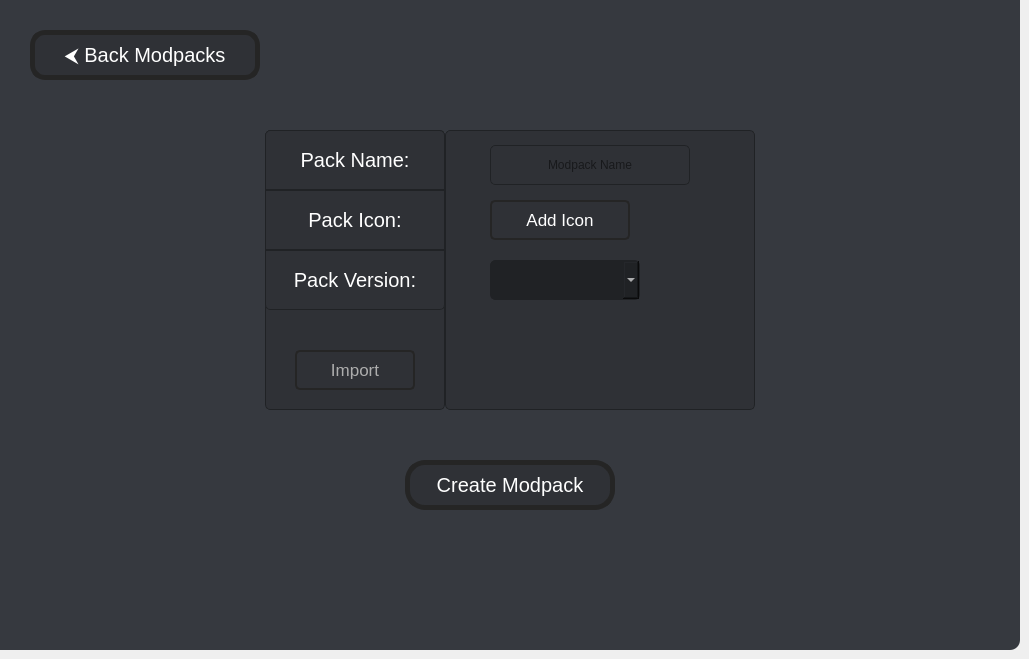
    <widget class="QWidget" name="creatempwid">
     <widget class="QFrame" name="frame_20">
      <property name="geometry">
       <rect>
        <x>0</x>
        <y>0</y>
        <width>1020</width>
        <height>650</height>
       </rect>
      </property>
      <property name="styleSheet">
       <string notr="true">background-color:rgb(54, 57, 63);
border-bottom-right-radius:10px;
outline:none;</string>
      </property>
      <property name="frameShape">
       <enum>QFrame::StyledPanel</enum>
      </property>
      <property name="frameShadow">
       <enum>QFrame::Raised</enum>
      </property>
      <widget class="QPushButton" name="createmp">
       <property name="geometry">
        <rect>
         <x>405</x>
         <y>460</y>
         <width>210</width>
         <height>50</height>
        </rect>
       </property>
       <property name="cursor">
        <cursorShape>PointingHandCursor</cursorShape>
       </property>
       <property name="styleSheet">
        <string notr="true">QPushButton {
background-color: rgb(47, 49, 54);
border:5px solid rgb(37, 37, 37);
border-radius:20px;
color:white;
font:15pt;
}
QPushButton:hover {
background-color:rgb(37, 37, 37);

}</string>
       </property>
       <property name="text">
        <string>Create Modpack</string>
       </property>
      </widget>
      <widget class="QFrame" name="frame_27">
       <property name="geometry">
        <rect>
         <x>265</x>
         <y>130</y>
         <width>490</width>
         <height>280</height>
        </rect>
       </property>
       <property name="frameShape">
        <enum>QFrame::StyledPanel</enum>
       </property>
       <property name="frameShadow">
        <enum>QFrame::Raised</enum>
       </property>
       <widget class="QFrame" name="frame_28">
        <property name="geometry">
         <rect>
          <x>180</x>
          <y>0</y>
          <width>310</width>
          <height>280</height>
         </rect>
        </property>
        <property name="styleSheet">
         <string notr="true">background-color:rgb(47, 49, 54);
border-radius:5px;
border:1px solid rgb(32, 34, 37);</string>
        </property>
        <property name="frameShape">
         <enum>QFrame::StyledPanel</enum>
        </property>
        <property name="frameShadow">
         <enum>QFrame::Raised</enum>
        </property>
        <widget class="QLineEdit" name="packname">
         <property name="geometry">
          <rect>
           <x>45</x>
           <y>15</y>
           <width>200</width>
           <height>40</height>
          </rect>
         </property>
         <property name="styleSheet">
          <string notr="true">background-color:rgb(38, 38, 38);
border-radius:5px;
color:white;
font:12pt;
QLineEdit[text=\\]{
	color: gray;
};</string>
         </property>
         <property name="text">
          <string/>
         </property>
         <property name="maxLength">
          <number>255</number>
         </property>
         <property name="alignment">
          <set>Qt::AlignCenter</set>
         </property>
         <property name="placeholderText">
          <string>Modpack Name</string>
         </property>
        </widget>
        <widget class="QComboBox" name="packversion">
         <property name="geometry">
          <rect>
           <x>45</x>
           <y>130</y>
           <width>150</width>
           <height>40</height>
          </rect>
         </property>
         <property name="cursor">
          <cursorShape>PointingHandCursor</cursorShape>
         </property>
         <property name="layoutDirection">
          <enum>Qt::LeftToRight</enum>
         </property>
         <property name="styleSheet">
          <string notr="true">font:20px;
color:white;
background-color:rgb(32, 34, 37);
</string>
         </property>
         <property name="maxVisibleItems">
          <number>5</number>
         </property>
        </widget>
        <widget class="QPushButton" name="packicon">
         <property name="geometry">
          <rect>
           <x>45</x>
           <y>70</y>
           <width>140</width>
           <height>40</height>
          </rect>
         </property>
         <property name="cursor">
          <cursorShape>PointingHandCursor</cursorShape>
         </property>
         <property name="styleSheet">
          <string notr="true">QPushButton {
background-color: rgb(47, 49, 54);
border:2px solid rgb(37, 37, 37);
border-radius:5px;
color:white;
font:13pt;
}
QPushButton:hover {
background-color:rgb(37, 37, 37);

}</string>
         </property>
         <property name="text">
          <string>Add Icon</string>
         </property>
        </widget>
        <widget class="QPushButton" name="removempicon_2">
         <property name="geometry">
          <rect>
           <x>200</x>
           <y>80</y>
           <width>20</width>
           <height>20</height>
          </rect>
         </property>
         <property name="cursor">
          <cursorShape>PointingHandCursor</cursorShape>
         </property>
         <property name="styleSheet">
          <string notr="true">border:none;</string>
         </property>
         <property name="text">
          <string/>
         </property>
         <property name="icon">
          <iconset resource="../qrf.qrc">
           <normaloff>:/filters-icon/Pictures/Filters-Icon/x-circle.png</normaloff>:/filters-icon/Pictures/Filters-Icon/x-circle.png</iconset>
         </property>
         <property name="iconSize">
          <size>
           <width>20</width>
           <height>20</height>
          </size>
         </property>
        </widget>
       </widget>
       <widget class="QFrame" name="frame_29">
        <property name="geometry">
         <rect>
          <x>0</x>
          <y>0</y>
          <width>180</width>
          <height>280</height>
         </rect>
        </property>
        <property name="styleSheet">
         <string notr="true">background-color:rgb(47, 49, 54);
border-radius:5px;
border:1px solid rgb(32, 34, 37);</string>
        </property>
        <property name="frameShape">
         <enum>QFrame::StyledPanel</enum>
        </property>
        <property name="frameShadow">
         <enum>QFrame::Raised</enum>
        </property>
        <widget class="QLabel" name="label_17">
         <property name="geometry">
          <rect>
           <x>0</x>
           <y>0</y>
           <width>180</width>
           <height>60</height>
          </rect>
         </property>
         <property name="styleSheet">
          <string notr="true">font:20px;
color:white;

border-top-left-radius:5px;
border-top-right-radius:5px;
border-bottom-left-radius:0px;
border-bottom-right-radius:0px;</string>
         </property>
         <property name="text">
          <string>Pack Name:</string>
         </property>
         <property name="alignment">
          <set>Qt::AlignCenter</set>
         </property>
        </widget>
        <widget class="QLabel" name="label_18">
         <property name="geometry">
          <rect>
           <x>0</x>
           <y>120</y>
           <width>180</width>
           <height>60</height>
          </rect>
         </property>
         <property name="styleSheet">
          <string notr="true">font:20px;
color:white;
border-top-left-radius:0px;
border-top-right-radius:0px;
border-bottom-left-radius:5px;
border-bottom-right-radius:5px;</string>
         </property>
         <property name="text">
          <string>Pack Version:</string>
         </property>
         <property name="alignment">
          <set>Qt::AlignCenter</set>
         </property>
        </widget>
        <widget class="QLabel" name="label_19">
         <property name="geometry">
          <rect>
           <x>0</x>
           <y>60</y>
           <width>180</width>
           <height>60</height>
          </rect>
         </property>
         <property name="styleSheet">
          <string notr="true">font:20px;
color:white;
border-radius:0px;</string>
         </property>
         <property name="text">
          <string>Pack Icon:</string>
         </property>
         <property name="alignment">
          <set>Qt::AlignCenter</set>
         </property>
        </widget>
        <widget class="QPushButton" name="importmp">
         <property name="geometry">
          <rect>
           <x>30</x>
           <y>220</y>
           <width>120</width>
           <height>40</height>
          </rect>
         </property>
         <property name="cursor">
          <cursorShape>PointingHandCursor</cursorShape>
         </property>
         <property name="styleSheet">
          <string notr="true">QPushButton {
background-color: rgb(47, 49, 54);
border:2px solid rgb(37, 37, 37);
border-radius:5px;
color:rgb(173, 173, 173);
font:13pt;
}
QPushButton:hover {
background-color:rgb(37, 37, 37);

}</string>
         </property>
         <property name="text">
          <string>Import</string>
         </property>
         <property name="icon">
          <iconset resource="../qrf.qrc">
           <normaloff>:/filters-icon/Pictures/Filters-Icon/download_1.png</normaloff>:/filters-icon/Pictures/Filters-Icon/download_1.png</iconset>
         </property>
        </widget>
       </widget>
      </widget>
      <widget class="QLabel" name="creatempfb">
       <property name="geometry">
        <rect>
         <x>360</x>
         <y>420</y>
         <width>300</width>
         <height>30</height>
        </rect>
       </property>
       <property name="styleSheet">
        <string notr="true">color:white;
font:12pt;</string>
       </property>
       <property name="text">
        <string/>
       </property>
       <property name="alignment">
        <set>Qt::AlignCenter</set>
       </property>
      </widget>
      <widget class="QPushButton" name="backmodpack_2">
       <property name="geometry">
        <rect>
         <x>30</x>
         <y>30</y>
         <width>230</width>
         <height>50</height>
        </rect>
       </property>
       <property name="cursor">
        <cursorShape>PointingHandCursor</cursorShape>
       </property>
       <property name="styleSheet">
        <string notr="true">QPushButton {
background-color: rgb(47, 49, 54);
border:5px solid rgb(37, 37, 37);
border-radius:15px;
color:white;
font:15pt;
}
QPushButton:hover {
background-color:rgb(37, 37, 37);

}</string>
       </property>
       <property name="text">
        <string>⮜ Back Modpacks</string>
       </property>
      </widget>
     </widget>
    </widget>
